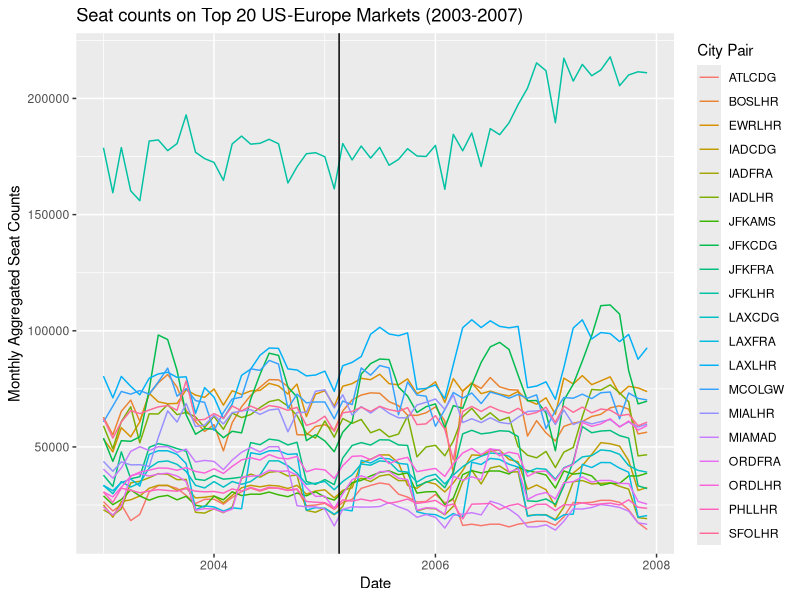
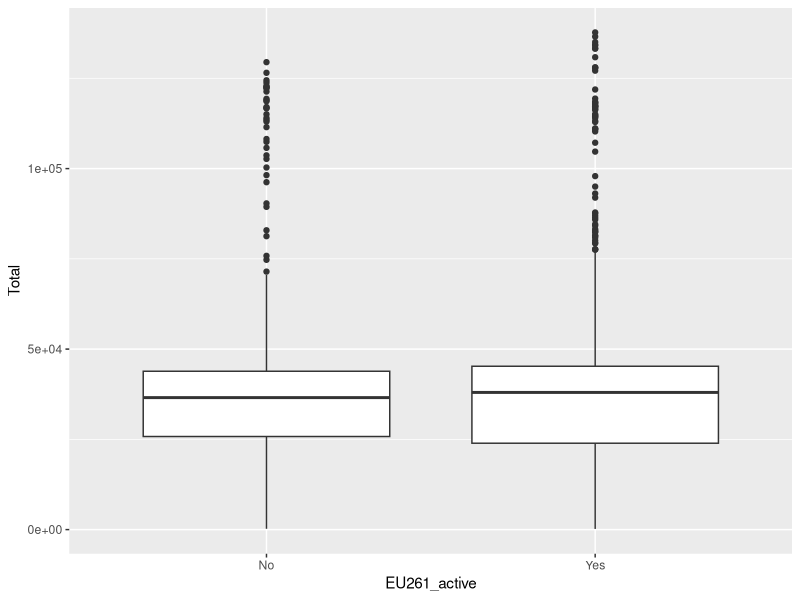
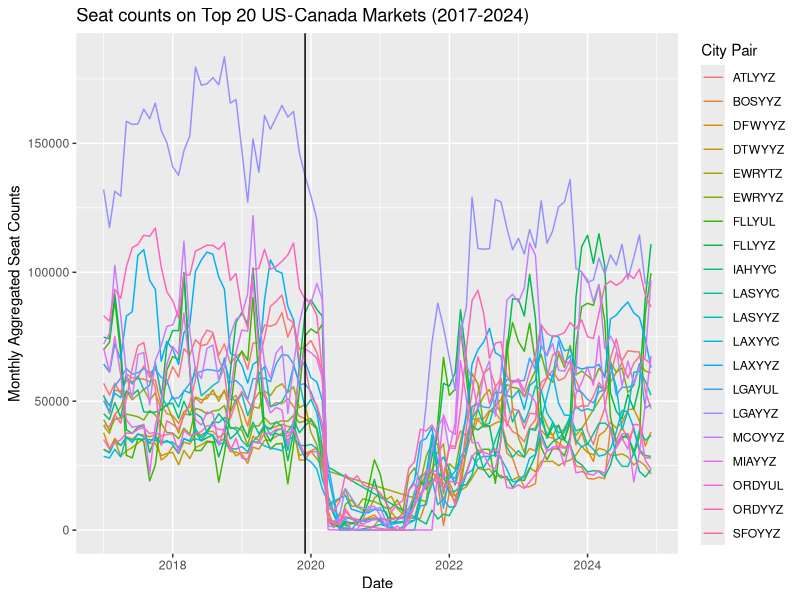
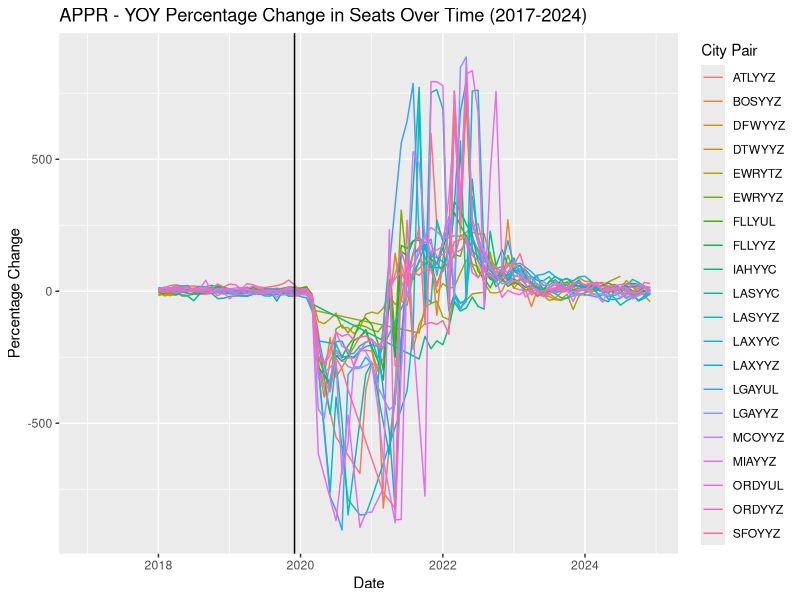
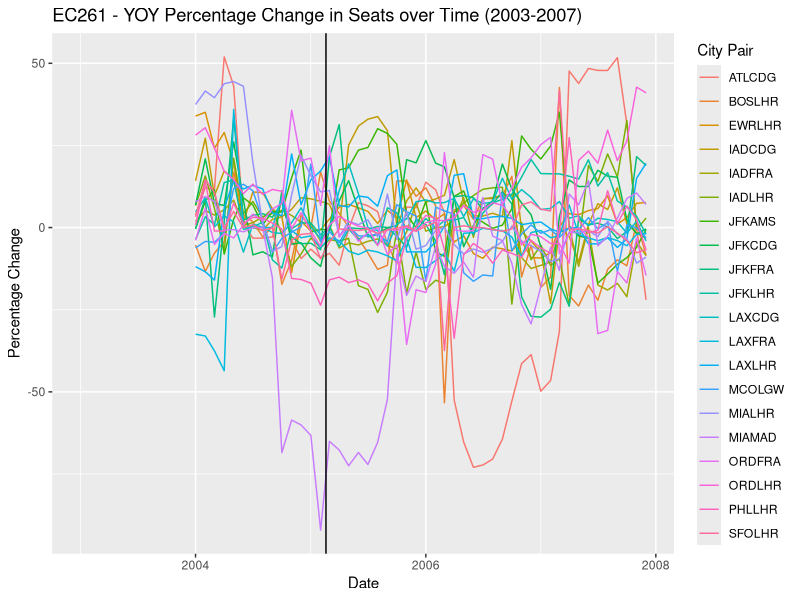
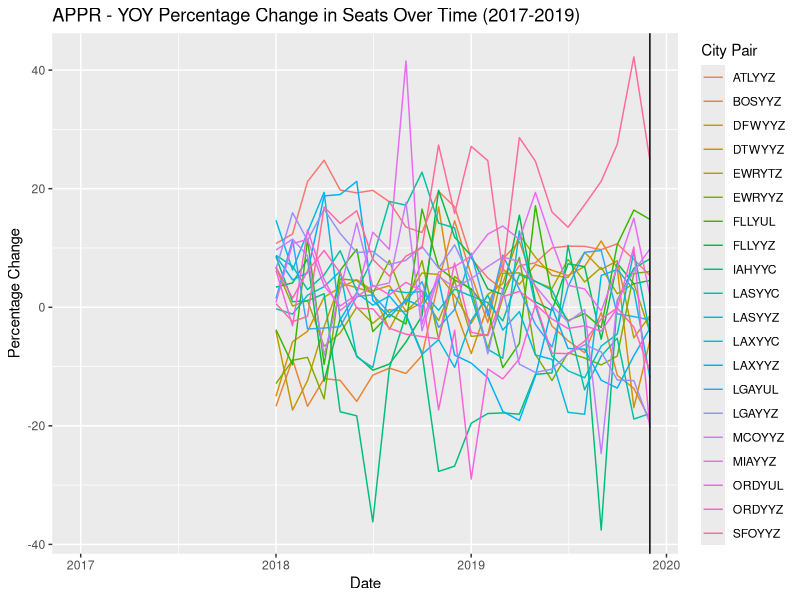
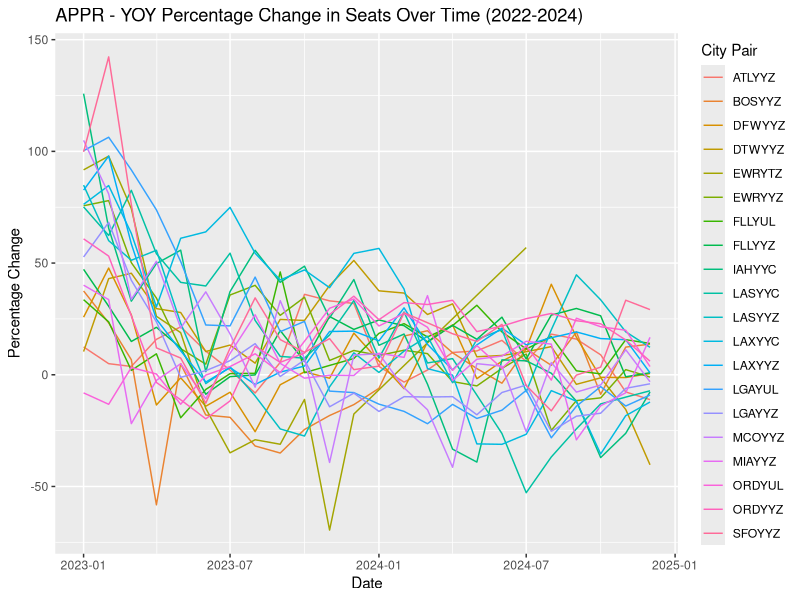

The R source for these figures, in order:
library(tidyverse)
library(here)
#setwd('C:/Users/ianch/Desktop/Rstuff/GOVT650')

EU261_data <- read_csv('../data/EUSeats2003_2005.csv')
canada_data <- read_csv('../data/CanadaSeats_2017_2024.csv')

#add a city pair column so we can group by it
EU261_data <- EU261_data |> 
  mutate(city_pair=str_c(usg_apt,fg_apt,sep=''))

canada_data <- canada_data |> 
  mutate(city_pair=str_c(usg_apt,fg_apt,sep=''))

#EU261 took effect on 2/17/2005
#also want to add a EU261 in effect column. Probably create a binary variable to do that.
#okay i think what we need to do here is:
EU261_data <- EU261_data |> 
  mutate(EU261_active=ifelse(((Year>2005)|(Year==2005 & Month>2)),'Yes','No'))

#lets just do the summary first to see what we're look
EU261_data |> 
  group_by(city_pair) |> 
  summarise(total_seats=sum(Total)) |> 
  arrange(desc(total_seats)) |> 
  head(20)

#it doesn't look like there is a lot of overlap here. 
#ggplot(data=EU261_top20_only,mapping=aes(x=EU261_active,y=Total)) + geom_boxplot()

#before EU261
EU261_before <- EU261_data |> 
  filter(EU261_active=='No')

EU_Carriers <- c('BA','AF','VS','FI','LH','IB','KL','EI','SK','AZ','OS','LO','LX',
                 'OA','LT','TP','MP','AY','BD','DE','OK','MA','BY','S4','ZB','RO',
                 'OR')  

EU261_before |> 
  filter(Year==2003 & carrier %in% EU_Carriers) |> 
  group_by(city_pair) |> 
  summarise(total_seats=sum(Total)) |> 
  arrange(desc(total_seats)) |> 
  head(20)


#after EU 261
EU261_after <- EU261_data |> 
  filter(EU261_active=='Yes')

EU261_after |> 
  group_by(city_pair) |> 
  summarise(total_seats=sum(Total)) |> 
  arrange(desc(total_seats)) |> 
  head(20)

before_top20_citypair <- c('JFKLHR', 'LAXLHR', 'MCOLGW', 'BOSLHR', 'JFKCDG','SFOLHR',
                           'EWRLHR', 'IADLHR', 'MIALHR', 'MIAMAD', 'JFKFRA', 'ORDLHR',
                           'LAXFRA', 'LAXCDG','ORDFRA', 'PHLLHR', 'IADFRA', 'IADCDG',
                           'JFKAMS', 'ATLCDG')

EU261_top20_only <- EU261_data |> 
  filter(city_pair %in% before_top20_citypair & carrier %in% EU_Carriers)

EU261_top20_only <- EU261_top20_only |> 
  mutate(date=as.Date(str_c(Year,Month,'01',sep="-")))

EU261_Top20_counts <- EU261_top20_only |> 
  select(date,Year,city_pair,EU261_active,Total, Month,carrier) |> 
  group_by(city_pair,date, Year, Month) |> 
  summarise(seat_cts=sum(Total),
            carrier_ct=n_distinct(carrier)) |> 
  ungroup()

EU261_small_top20_cnts <- EU261_Top20_counts |> 
  select(Year,Month,city_pair, seat_cts,date,carrier_ct) |> 
  mutate(cp_month=str_c(city_pair,Month,sep="_"))

EU261_smaller <- EU261_small_top20_cnts |> 
  select(city_pair,Month,cp_month,Year,seat_cts,date,carrier_ct) |> 
  group_by(cp_month) |> 
  mutate(prev_seatct=lag(seat_cts,n=1),
         perc_chg=(log(seat_cts)-log(prev_seatct))*100,
         EC261_active=ifelse((Year>2005)|(Year==2005 & Month>2),1,0))

EU_ols <- lm(perc_chg~EC261_active+carrier_ct,data=EU261_smaller)
summary(EU_ols)

ggplot(data=EU261_Top20_counts, mapping=aes(x=date,y=seat_cts,color=city_pair)) + geom_line() + labs(
  title='Seat counts on Top 20 US-Europe Markets (2003-2007)',
  x='Date',
  y='Monthly Aggregated Seat Counts',
  color='City Pair'
) + geom_vline(xintercept=as.Date('2005-02-17'))



ggplot(data=EU261_top20_only,mapping=aes(x=EU261_active,y=Total)) + geom_boxplot()

EU261_before |> 
  filter(carriergroup==0) |> 
  group_by(city_pair) |> 
  summarise(total_seats=sum(Total)) |> 
  arrange(desc(total_seats)) |> 
  head(20)

EU261_after |> 
  filter(carriergroup==0) |> 
  group_by(city_pair) |> 
  summarise(total_seats=sum(Total)) |> 
  arrange(desc(total_seats)) |> 
  head(20) 

EU261_tracking <- EU261_data |> 
  filter(city_pair %in% before_top20_citypair)
#ok we got this pivot to do what we want (we can compare 1 month from 1 year to the next. But now we need
#some way to get the EU261 yes or no variable into the mix. maybe lag the dummy variables. this is shaping
#up to be a time series situation)
test <- EU261_tracking |> 
  select(city_pair,Month,Total,carrier,Year) |> 
  pivot_wider(names_from=Year,values_from=Total) |> 
  rename(seats2003='2003',
         seats2004='2004',
         seats2005='2005',
         seats2006='2006',
         seats2007='2007')

#lets make a stacked bar chart to see the comparison here

#wac from 906 to 961 is canada



canada_data |> 
  filter(Year==2017) |> 
  group_by(city_pair) |> 
  summarise(total_seats=sum(Total)) |> 
  arrange(desc(total_seats)) |> 
  head(20)

canada_before_top20_citypair <- c('LGAYYZ', 'ORDYYZ', 'LAXYYZ', 'MCOYYZ', 'LGAYUL',
                                  'ATLYYZ', 'LASYYZ', 'FLLYYZ', 'BOSYYZ', 'SFOYYZ',
                                  'MIAYYZ', 'EWRYTZ', 'FLLYUL', 'IAHYYC', 'EWRYYZ',
                                  'ORDYUL', 'DFWYYZ', 'LASYYC', 'LAXYYC', 'DTWYYZ')

canada_top20_only <- canada_data |> 
  filter(city_pair %in% canada_before_top20_citypair) |> 
  mutate(date=as.Date(str_c(Year,Month,'01',sep="-")))
  
  

canada_Top20_counts <- canada_top20_only |> 
  select(date,city_pair,Total,Year,Month,carrier) |> 
  group_by(city_pair,date,Year,Month) |> 
  summarise(seat_cts=sum(Total),
            carrier_ct=n_distinct(carrier)) |> 
  ungroup()

canada_small_top20_cnts <- canada_Top20_counts |> 
  select(Year,Month,city_pair, seat_cts,date,carrier_ct) |> 
  mutate(cp_month=str_c(city_pair,Month,sep="_"))

canada_smaller <- canada_small_top20_cnts |> 
  select(city_pair,Month,cp_month,Year,seat_cts,date,carrier_ct) |> 
  group_by(cp_month) |> 
  mutate(prev_seatct=lag(seat_cts,n=1),
         perc_chg=(log(seat_cts)-log(prev_seatct))*100,
         APPR_active=ifelse((Year>2019)|(Year==2019 & Month>12),1,0))




ggplot(data=canada_Top20_counts, mapping=aes(x=date,y=seat_cts,color=city_pair)) + geom_line() + labs(
  title='Seat counts on Top 20 US-Canada Markets (2017-2024)',
  x='Date',
  y='Monthly Aggregated Seat Counts',
  color='City Pair'
) + geom_vline(xintercept=as.Date('2019-12-01'))

ggplot(data=canada_smaller,mapping=aes(x=date,y=perc_chg,color=city_pair)) + geom_line() +
  labs(title='APPR - YOY Percentage Change in Seats Over Time (2017-2024)',
       x='Date',
       y='Percentage Change',
       color='City Pair') +
  geom_vline(xintercept=as.Date('2019-12-01'))

ggplot(data=EU261_smaller,mapping=aes(x=date,y=perc_chg,color=city_pair)) + geom_line() +
  labs(title='EC261 - YOY Percentage Change in Seats over Time (2003-2007)',
       x='Date',
       y='Percentage Change',
       color='City Pair') +
  geom_vline(xintercept=as.Date('2005-02-18'))

canada_ols <- lm(perc_chg~APPR_active+carrier_ct,data=canada_smaller |> filter(Year<=2019 | Year>=2024))
summary(canada_ols)



ggplot(data=canada_smaller |> filter(Year<2020),mapping=aes(x=date,y=perc_chg,color=city_pair)) + geom_line() +
  labs(title='APPR - YOY Percentage Change in Seats Over Time (2017-2019)',
       x='Date',
       y='Percentage Change',
       color='City Pair') +
  geom_vline(xintercept=as.Date('2019-12-01'))

ggplot(data=canada_smaller |> filter(Year>2022),mapping=aes(x=date,y=perc_chg,color=city_pair)) + geom_line() +
  labs(title='APPR - YOY Percentage Change in Seats Over Time (2022-2024)',
       x='Date',
       y='Percentage Change',
       color='City Pair') +
  geom_vline(xintercept=as.Date('2019-12-01'))
